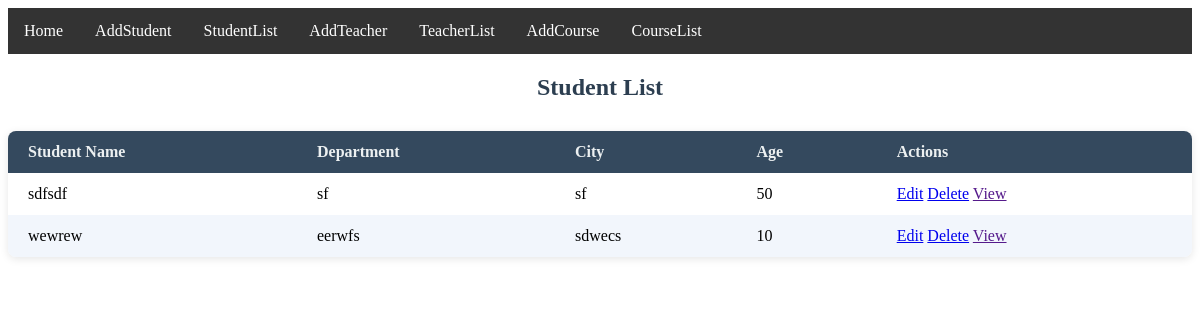
Before: /StudentList with the older database file.
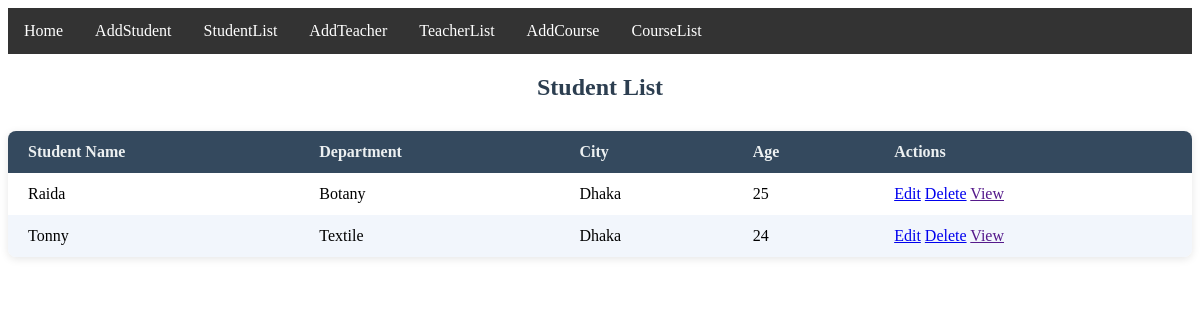
After: the same page with the newer database file.
### reviewApp/models.py (models this page shows)
class StudentModel(models.Model):
    Student_Name=models.CharField(max_length=100)
    Department_Name=models.CharField(max_length=150)
    City_Name=models.CharField(max_length=100)
    Student_Age=models.IntegerField()

### reviewProject/views.py (the view)
# urls.py: path('StudentList', StudentList,name='StudentList'),
def StudentList(request):
    studentData = StudentModel.objects.all()
    context={
        'studentList' : studentData,
    }
    return render(request,'StudentList.html',context)

### Template/StudentList.html (shortened to what this page needs)
{% extends 'master.html' %}
{% block body %}
<h2>Student List</h2>
<table>
  <thead>
    <tr>
      <th>Student Name</th>
      <th>Department</th>
      <th>City</th>
      <th>Age</th>
      <th>Actions</th>
    </tr>
  </thead>
  <tbody>
    {% for i in studentList %}
    <tr>
      <td>{{ i.Student_Name }}</td>
      <td>{{ i.Department_Name }}</td>
      <td>{{ i.City_Name }}</td>
      <td>{{ i.Student_Age }}</td>
      <td class="actions">
        <a href="{% url 'editStudent' i.id %}" >Edit</a>
        <a href=" {% url 'deleteStudent' i.id %}" >Delete</a>
        <a href="">View</a>
      </td>
    </tr>
    {% empty %}
    <tr>
      <td colspan="5" style="text-align:center; padding: 20px; color: #888;">
        No students found.
      </td>
    </tr>
    {% endfor %}
  </tbody>
</table>
{% endblock %}

### Template/master.html (shortened to what this page needs)
<!DOCTYPE html>
<html>
<head>
</head>
<body>
{% include 'navbar.html' %}
{% block body %}
{% endblock body %}
</body>
</html>

### Template/navbar.html
<ul>
  <li><a class="active" href="{% url 'Home' %}">Home</a></li>
  <li><a href="{% url 'AddStudent' %}">AddStudent</a></li>
  <li><a href="{% url 'StudentList' %}">StudentList</a></li>
  <li><a href="{% url 'AddTeacher' %}">AddTeacher</a></li>
  <li><a href="{% url 'TeacherList' %}">TeacherList</a></li>
  <li><a href="{% url 'AddCourse' %}">AddCourse</a></li>
  <li><a href="{% url 'CourseList' %}">CourseList</a></li>
</ul>

### Template/master.html (style rules this page uses)
ul { list-style-type: none; margin: 0; padding: 0; overflow: hidden; background-color: #333; }
li { float: left; }
li a { display: block; color: white; text-align: center; padding: 14px 16px; text-decoration: none; }

### Template/StudentList.html (style rules this page uses)
h2 { text-align: center; margin-bottom: 30px; color: #2c3e50; }
table { width: 100%; border-collapse: collapse; box-shadow: 0 2px 8px rgba(0, 0, 0, 0.1); background-color: white; border-radius: 8px; overflow: hidden; }
th, td { padding: 12px 20px; text-align: left; }
thead { background-color: #34495e; color: #ecf0f1; }
tbody tr:nth-child(even) { background-color: #f2f6fc; }

Changed rows visible on the page:
removed StudentModel: Student_Name "sdfsdf", Department_Name "sf", City_Name "sf", Student_Age "50"
removed StudentModel: Student_Name "wewrew", Department_Name "eerwfs", City_Name "sdwecs", Student_Age "10"
added StudentModel: Student_Name "Raida", Department_Name "Botany", City_Name "Dhaka", Student_Age "25"
added StudentModel: Student_Name "Tonny", Department_Name "Textile", City_Name "Dhaka", Student_Age "24"
